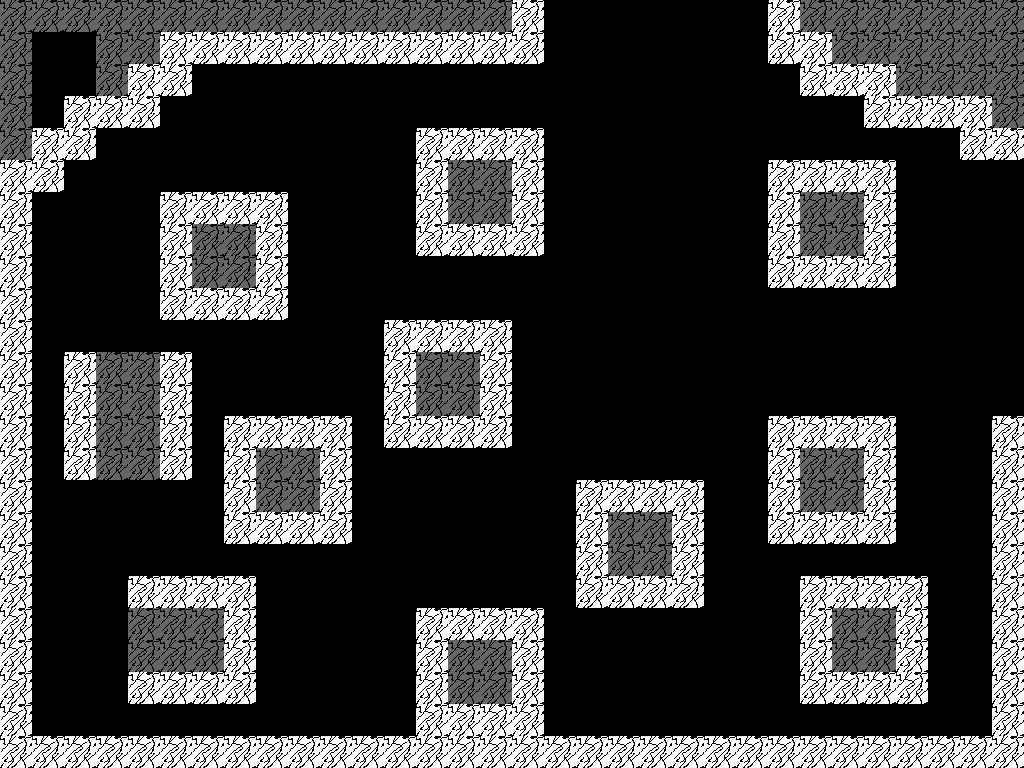

A level layout from a 2D game, rendered from its tile map. Below: a short description, then the map file with tile-grid data replaced by summaries:
An orthogonal 32x24 tile map with 32x32 px tiles, 2 tile layers (Tile Layer 1, walls) and 7 objects (player1, player2, wizard, crystal, warpb, ...).

<map version="1.2" tiledversion="1.2.4" orientation="orthogonal" renderorder="right-down" width="32" height="24" tilewidth="32" tileheight="32" infinite="0" nextlayerid="4" nextobjectid="8">
 <tileset firstgid="1" source="wall.tsx" />
 <layer id="1" name="Tile Layer 1" width="32" height="24" opacity="0.4">
  <data>[768 cells, 309 non-empty, 1 distinct tile ids]</data>
 </layer>
 <objectgroup id="2" name="obj">
  <object id="1" name="player1" x="640" y="64">
   <point />
  </object>
  <object id="2" name="player2" x="930.667" y="256">
   <point />
  </object>
  <object id="3" name="wizard" x="32" y="32">
   <point />
  </object>
  <object id="4" name="crystal" x="160" y="608">
   <point />
  </object>
  <object id="5" name="warpb" x="544" y="1.33333" width="222.667" height="20">
   <properties>
    <property name="dest" value="3-1" />
   </properties>
  </object>
  <object id="6" name="warpf" x="1005.33" y="162.667" width="17.3333" height="252">
   <properties>
    <property name="dest" value="4-2" />
   </properties>
  </object>
  <object id="7" name="dialogue" x="190.667" y="100" width="641.333" height="94.6667">
   <properties>
    <property name="dialogue" value="Ok, next exercise: in ONLY ONE of the squares, you crystal is located. Time to slip through walls!;\;Why-;\;I am doing this because I can, ok?;Now go find your stupid crystal." />
   </properties>
  </object>
 </objectgroup>
 <layer id="3" name="walls" width="32" height="24">
  <data>[768 cells, 219 non-empty, 1 distinct tile ids]</data>
 </layer>
</map>
